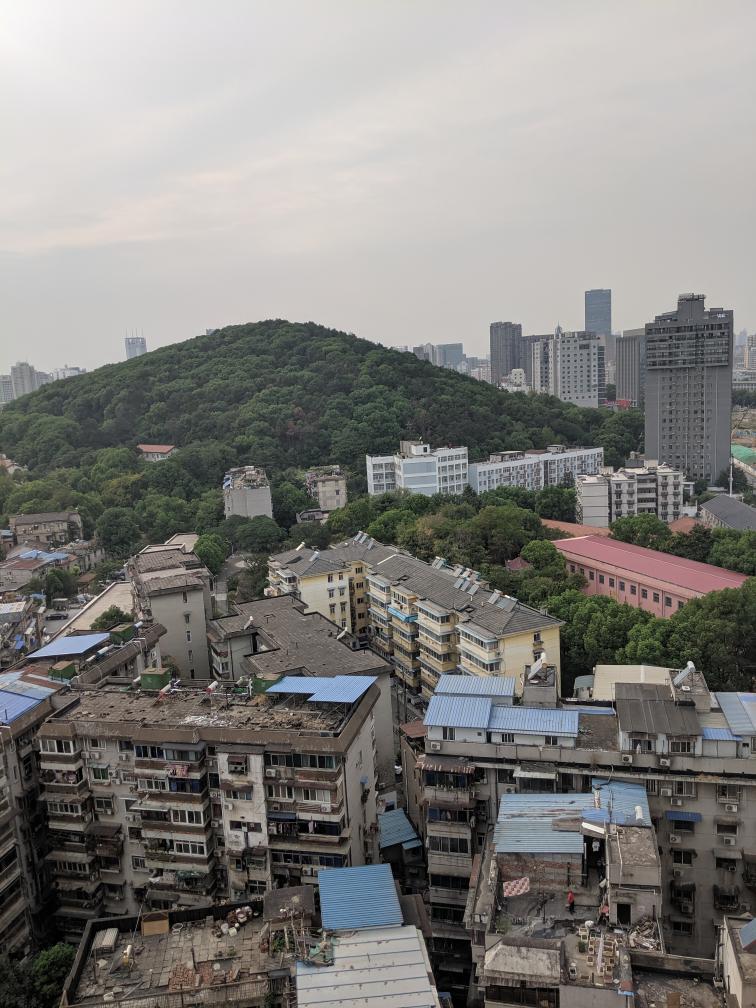
#> input picture IMG_201901.jpg, 3024 x 4032 px (shown at 1/4 size)
$ python stitch.py
#> lines starting #> are read from the running program, lines starting #| are printed output that depends on the picture
import numpy as np
import cv2 as cv
from matplotlib import pyplot as plt

if __name__ == '__main__':
    top, bot, left, right = 100, 100, 0, 800
    img1 = cv.imread('IMG_201901.jpg')
#> img1 is the input picture: shape (4032, 3024, 3); mean B, G, R 124.2, 127.3, 128.9
    img2 = cv.imread('IMG_201902.jpg')
    srcImg = cv.copyMakeBorder(img1, top, bot, left, right, cv.BORDER_CONSTANT, value=(0, 0, 0))
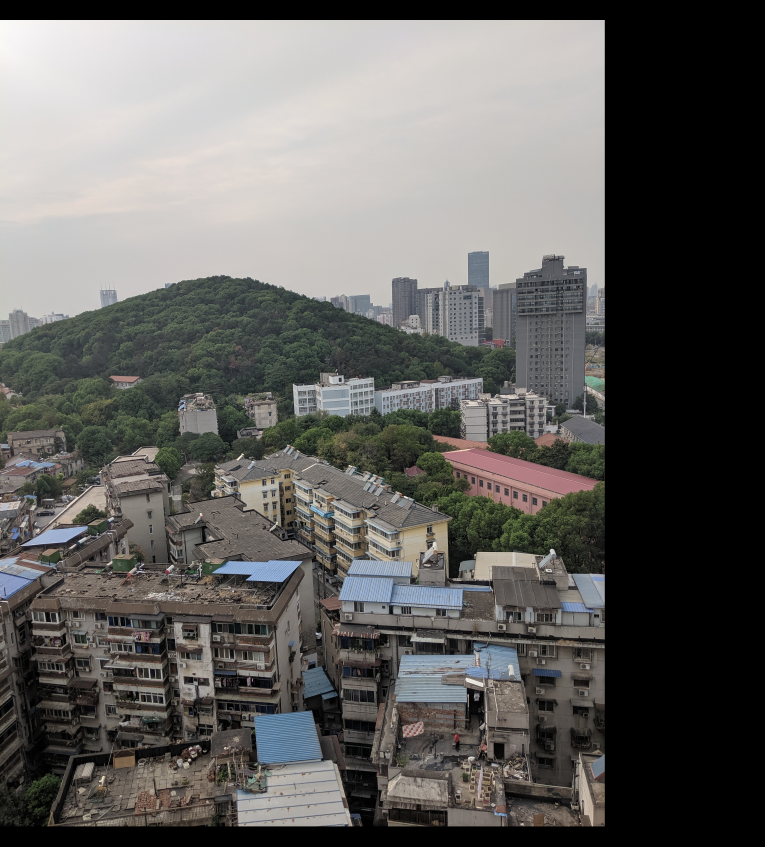
#> srcImg: shape (4232, 3824, 3) (shown at 1/5 size); mean B, G, R 93.5, 95.9, 97.1
    testImg = cv.copyMakeBorder(img2, top, bot, left, right, cv.BORDER_CONSTANT, value=(0, 0, 0))
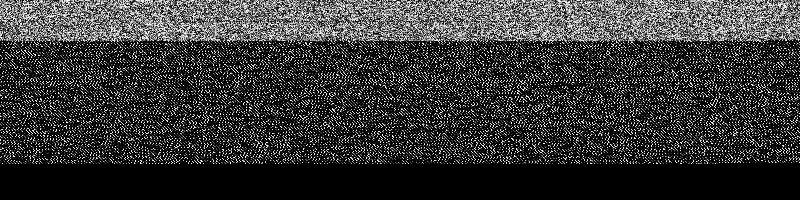
#> testImg: shape (200, 800); min 0, max 255, mean 53.7
    img1gray = cv.cvtColor(srcImg, cv.COLOR_BGR2GRAY)
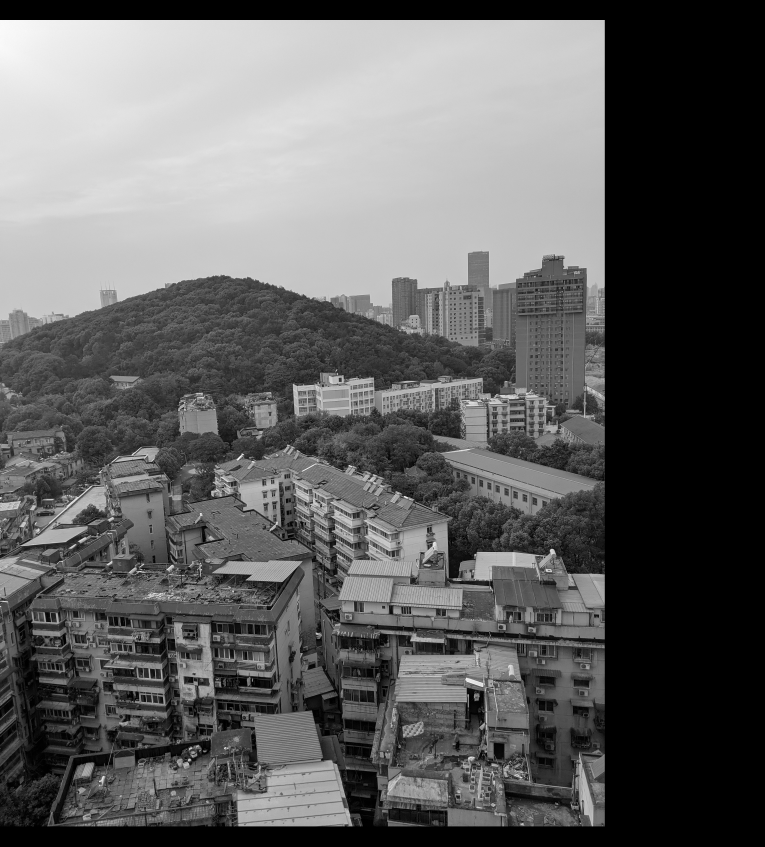
#> img1gray: shape (4232, 3824) (shown at 1/5 size); min 0, max 255, mean 96
#> (the run stopped early here; a loop or call above may not have finished)

$ run again, with IMG_8293.JPG copied over IMG_201901.jpg
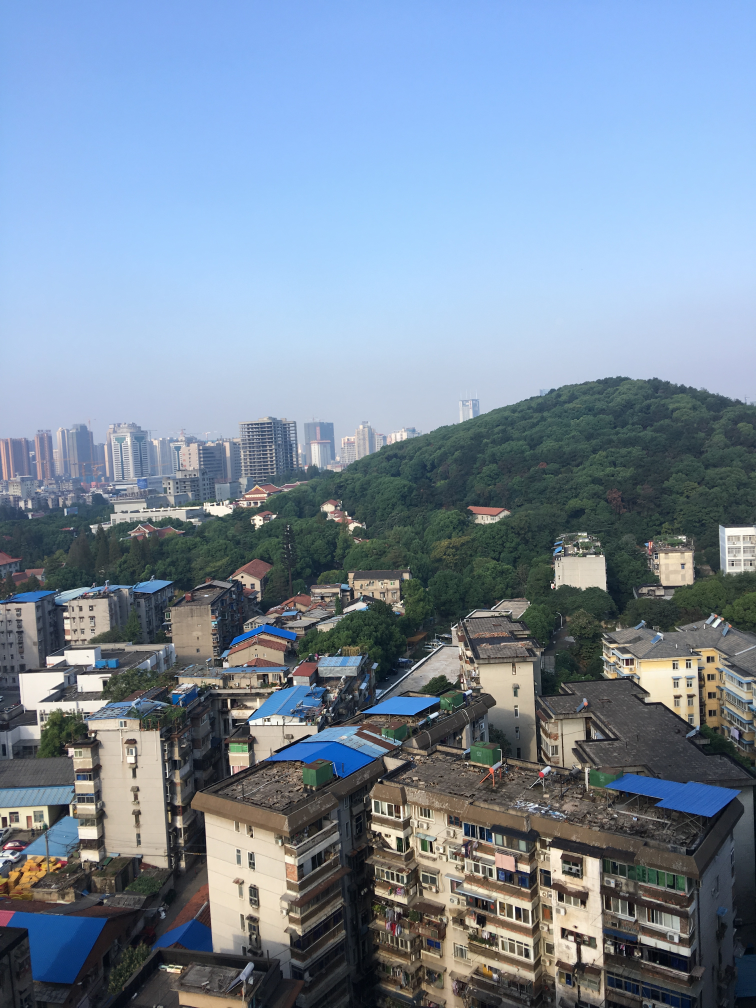
#> input picture IMG_8293.JPG, 3024 x 4032 px (shown at 1/4 size)
#> img1 is the input picture: shape (4032, 3024, 3); mean B, G, R 156.3, 137.8, 120.8
#> `testImg = cv.copyMakeBorder(img2, top, bot, left, right, cv.BORDER_CON..`:
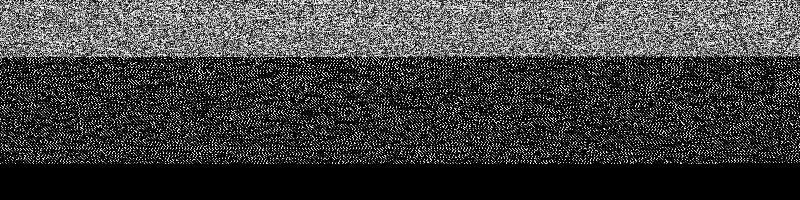
#> testImg: shape (200, 800); min 0, max 255, mean 61.4
#> `img1gray = cv.cvtColor(srcImg, cv.COLOR_BGR2GRAY)`:
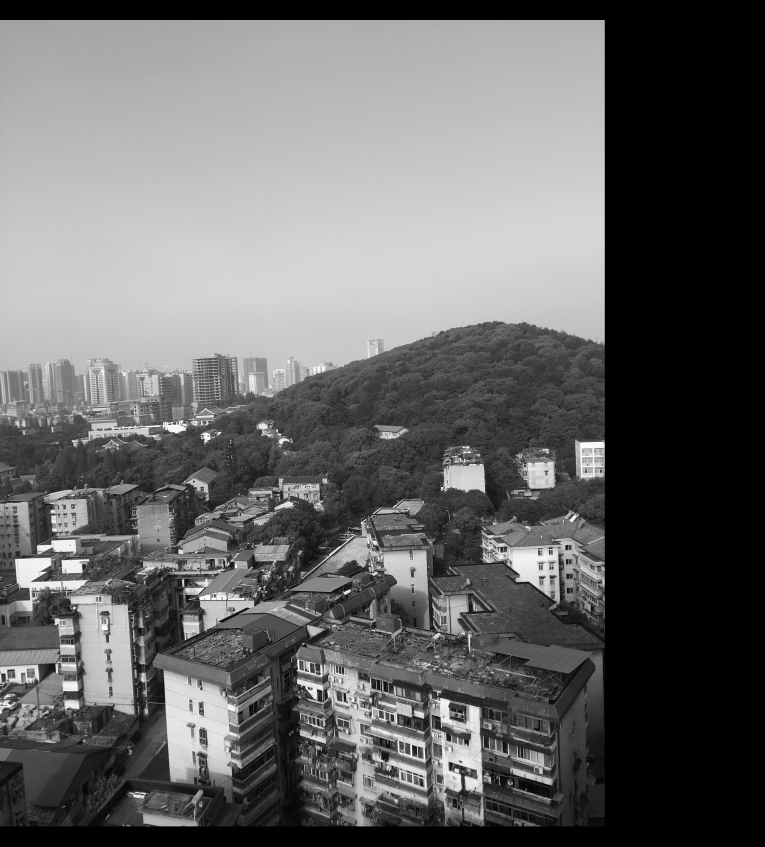
#> img1gray: shape (4232, 3824) (shown at 1/5 size); min 0, max 255, mean 101.6

$ run again, with IMG_8294.JPG copied over IMG_201901.jpg
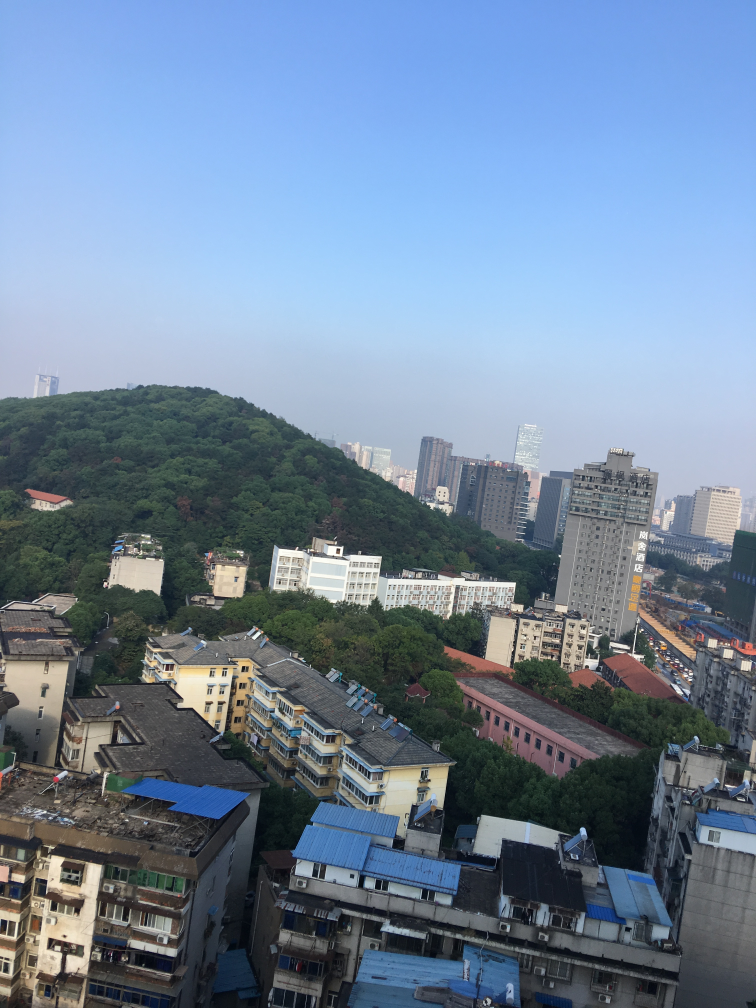
#> input picture IMG_8294.JPG, 3024 x 4032 px (shown at 1/4 size)
#> img1 is the input picture: shape (4032, 3024, 3); mean B, G, R 154.7, 132, 112.5
#> `testImg = cv.copyMakeBorder(img2, top, bot, left, right, cv.BORDER_CON..`:
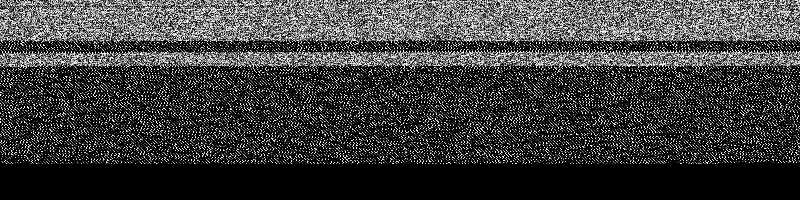
#> testImg: shape (200, 800); min 0, max 255, mean 59.7
#> `img1gray = cv.cvtColor(srcImg, cv.COLOR_BGR2GRAY)`:
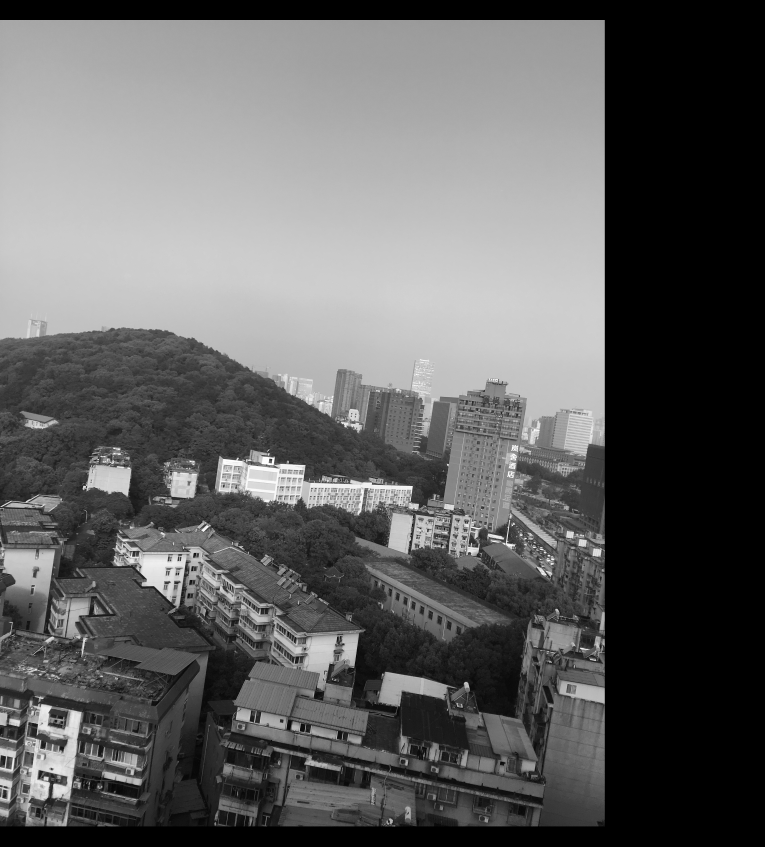
#> img1gray: shape (4232, 3824) (shown at 1/5 size); min 0, max 255, mean 97
